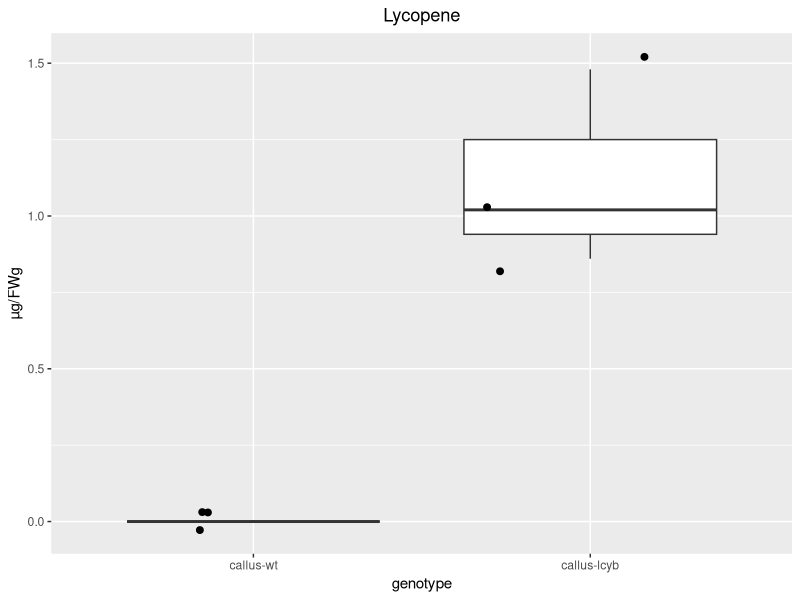

Write the R code that produced this figure. (Note: this script raises an error after producing the figure.)
## ---- chunk 1
callus_carotenoid <- read.table("./callus_carotenoid.txt", header = TRUE,sep="\t")
plant_carotenoid <- read.table("./plant_carotenoid.txt", header = TRUE,sep="\t")
library(ggplot2)
## ---- chunk 2
callus_lycopene_plot <- ggplot(callus_carotenoid, aes(x = genotype, y = lycopene))
callus_lycopene_plot <- callus_lycopene_plot + geom_boxplot(outlier.shape = NA) + ylab( "µg/FWg" ) + ggtitle("Lycopene") + theme(plot.title = element_text(hjust = 0.5))
callus_lycopene_plot <- callus_lycopene_plot + geom_jitter(size = 2) +  scale_x_discrete(limit=c('callus-wt','callus-lcyb'))
plot(callus_lycopene_plot)
## ---- chunk 3
library(car)
# Split data into two groups
wt_lycopene <- callus_carotenoid[callus_carotenoid == "callus-wt", "lycopene"]
lcyb_lycopene <- callus_carotenoid[callus_carotenoid == "callus-lcyb", "lycopene"]

#normality and equality of variance check
shapiro.test(wt_lycopene)
shapiro.test(lcyb_lycopene)
leveneTest(lycopene ~ genotype, data = callus_carotenoid)
# Perform t Test
lycopene_t_test_result <- t.test(wt_lycopene, lcyb_lycopene)
print(lycopene_wilcox_test_result)
## ---- chunk 4
callus_dcarotene_plot <- ggplot(callus_carotenoid, aes(x = genotype, y = d.carotene))
callus_dcarotene_plot <- callus_dcarotene_plot + geom_boxplot(outlier.shape = NA) + ylab( "µg/FWg" ) + ggtitle("δ-carotene") + theme(plot.title = element_text(hjust = 0.5))
callus_dcarotene_plot <- callus_dcarotene_plot + geom_jitter(size = 2) +  scale_x_discrete(limit=c('callus-wt','callus-lcyb'))
plot(callus_dcarotene_plot)
## ---- chunk 5
# Split data into two groups
wt_d_carotene <- callus_carotenoid[callus_carotenoid == "callus-wt", "d.carotene"]
lcyb_d_carotene <- callus_carotenoid[callus_carotenoid == "callus-lcyb", "d.carotene"]


#normality and equality of variance check
shapiro.test(wt_d_carotene)
shapiro.test(lcyb_d_carotene)
leveneTest(lycopene ~ genotype, data = callus_carotenoid)
# Perform t Test
dcarotene_t_test_result <- t.test(wt_d_carotene, lcyb_d_carotene)
print(dcarotene_t_test_result)
## ---- chunk 6
library(reshape2)
library(scales)

callus_carotenoid_melt <- melt(callus_carotenoid,id.vars='genotype', measure.vars=c('lycopene','d.carotene'))

callus_plot_reshape2 <- ggplot(callus_carotenoid_melt)
callus_plot_reshape2 <- callus_plot_reshape2 + geom_boxplot(aes(x=genotype, y=value, color=variable), position=position_dodge(0.8)) 
callus_plot_reshape2 <- callus_plot_reshape2 + xlab("genotype") + ylab("µg/FWg") +  scale_x_discrete(limit=c('callus-wt','callus-lcyb')) 
callus_plot_reshape2 <- callus_plot_reshape2 + geom_jitter(position=position_dodge(0.8), aes(x=genotype, y=value, color=variable)) + labs(shape="genotype", colors="variable")
plot(callus_plot_reshape2)
## ---- chunk 7
library(reshape2)
library(scales)

plant_carotenoid_melt <- melt(plant_carotenoid,id.vars='genotype', measure.vars=c('b.carotene',	'luteinacetate', 'antheraxanthin', 'violaxanthin', 'lutein'))

plant_plot_reshape2 <- ggplot(plant_carotenoid_melt)
plant_plot_reshape2 <- plant_plot_reshape2 + geom_boxplot(aes(x=genotype, y=value, color=variable), position=position_dodge(0.8)) + xlab("genotype") + ylab("µg/FWg") +  scale_x_discrete(limit=c('plant-wt','plant-lcyb'))  + geom_jitter(position=position_dodge(0.8), aes(x=genotype, y=value, color=variable)) 
plot(plant_plot_reshape2)
## ---- chunk 8
mutation_distribution <- read.table("./mutation_size.txt", header = TRUE,sep="\t")
mutation_distribution_plot <- ggplot(mutation_distribution, aes(x = Condition, y = Mutation_size,  color=Condition))
mutation_distribution_plot <- mutation_distribution_plot + 
  geom_violin(outlier.shape = NA) + 
  ylab("bp") + 
  ggtitle("size of mutation") + 
  scale_x_discrete(limit=c('RNP','plasmid')) +
  theme(
    plot.title = element_text(hjust = 0.5), 
    axis.title.y = element_text(size=15),
    axis.text.x = element_text(size=15), 
    axis.text.y = element_text(size=15)
  )

plot(mutation_distribution_plot)
mutation_distribution_plot <- mutation_distribution_plot + geom_jitter(aes(x=Condition, y=Mutation_size,color=Condition))
plot(mutation_distribution_plot)
## ---- chunk 9
# Split data into two groups
RNP_data <- mutation_distribution[mutation_distribution$Condition == "RNP", "Mutation_size"]
plasmid_data <- mutation_distribution[mutation_distribution$Condition == "plasmid", "Mutation_size"]
# Perform Kruskal-Wallis Test
mutation_size_kw_test_result <- kruskal.test(RNP_data, plasmid_data)
print(mutation_size_kw_test_result)
